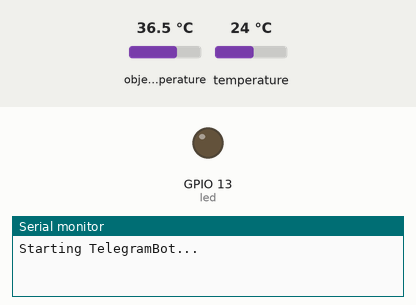
This program was run on a simulated ESP32. Shown: output pins drawn as LEDs (lit = HIGH), the last lines printed to the serial monitor. The inputs (shaded band) are chosen by the test bench; at power-on: object temperature 36.5 °C, temperature 24 °C. WiFi joins after 1.5 s; servers stay silent unless stated.

Above: at 0.1 s.
At 1.7 s:
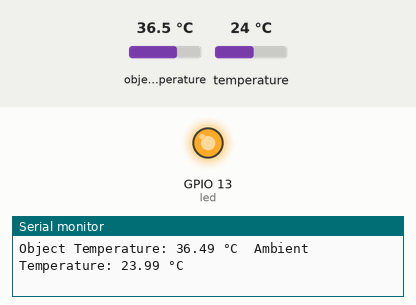
Timing chart, 0 to 3.2 s (numbered marks = the images above):
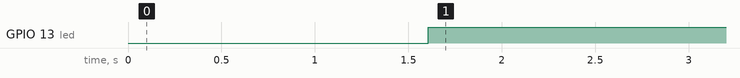

Measured:
- by itself, GPIO 13 (led): LOW → HIGH at 1.6 s

The program:

main.cpp
```cpp
#include <Arduino.h>
#include <Adafruit_MLX90614.h>
#include <SPI.h>
#include <WiFi.h> //Wifi library
#include "esp_wpa2.h" //wpa2 library for connections to Enterprise networks

#include "CTBot.h"
#include <ArduinoJson.h>

#define led 13
// int led=13;

CTBot myBot;
TBMessage msg;
// String ssid  = "YatishPhone"    ; // Enter WIFI Username
// String pass  = "12345678"; // Enter WIFI Password

String token = "____Enter yours___"   ; // Enter the token from Telegram Bor
String ssid  = "eduroam"    ; // Enter WIFI Username
String pass  = "___enter yours___"; // Enter WIFI Password
String EAP_ANONYMOUS_IDENTITY = "anonymous@uni-freiburg.de"; //anonymous@example.com, or you can use also nickname@example.com
String EAP_IDENTITY = "yy50@uni-freiburg.de";

float thresholdTemperature = 37.0;
float alertTemperature = 37.5;
Adafruit_MLX90614 mlx;
// byte mac[6];


// #define led_wifi 1

/* #define EAP_ANONYMOUS_IDENTITY "anonymous@uni-freiburg.de" //anonymous@example.com, or you can use also nickname@example.com
#define EAP_IDENTITY "yy50@uni-freiburg.de" //nickname@example.com, at some organizations should work nickname only without realm, but it is not recommended
#define EAP_PASSWORD "Yatish@1998" //password for eduroam account */

//SSID NAME
// const char* ssid = "eduroam"; // eduroam SSID

void setup(){
  Serial.begin(115200);
  pinMode(led, OUTPUT);
  // pinMode(led_wifi, OUTPUT);
/*   delay(10);
  Serial.print(F("Connecting to network: "));
  Serial.println(ssid);
  WiFi.disconnect(true);  //disconnect from WiFi to set new WiFi connection
  WiFi.mode(WIFI_STA); //init wifi mode */
  // WiFi.begin(ssid, WPA2_AUTH_PEAP, EAP_ANONYMOUS_IDENTITY, EAP_IDENTITY, EAP_PASSWORD, test_root_ca); //with CERTIFICATE

/*   WiFi.begin(ssid, WPA2_AUTH_PEAP, EAP_ANONYMOUS_IDENTITY, EAP_IDENTITY, EAP_PASSWORD); //WITHOUT CERTIFICATE - WORKING WITH EXCEPTION ON RADIUS SERVER

  while (WiFi.status() != WL_CONNECTED) {
    // digitalWrite(led_wifi, HIGH);
    // delay(250);
    Serial.print(F("."));
    // digitalWrite(led_wifi, LOW);
    delay(250);
  }
  Serial.println("");
  Serial.println(F("WiFi is connected!"));
  Serial.println(F("IP address set: "));
  Serial.println(WiFi.localIP()); //print LAN IP
  WiFi.macAddress(mac);
  Serial.print("MAC address: ");
  Serial.print(mac[0], HEX);
  Serial.print(":");
  Serial.print(mac[1], HEX);
  Serial.print(":");
  Serial.print(mac[2], HEX);
  Serial.print(":");
  Serial.print(mac[3], HEX);
  Serial.print(":");
  Serial.print(mac[4], HEX);
  Serial.print(":");
  Serial.println(mac[5], HEX); */

  Serial.println("Starting TelegramBot...");
  myBot.wifiConnect(ssid, EAP_ANONYMOUS_IDENTITY, EAP_IDENTITY, pass);
  myBot.setTelegramToken(token);
  if (myBot.testConnection()){

    Serial.println("\ntestConnection OK");
  }
  else
  {
    Serial.println("\ntestConnection NOK");
  }
  mlx.begin();
  // float newEmissivity = 1;  // New emissivity value to set
  // mlx.writeEmissivity(newEmissivity);
}


void loop(){
  // digitalWrite(led_wifi, WiFi.status() == WL_CONNECTED);

  float tempObjC = mlx.readObjectTempC();
  float tempAmbC = mlx.readAmbientTempC();

  Serial.print("Object Temperature: ");
  Serial.print(tempObjC);
  Serial.print(" °C\t");
  Serial.print("Ambient Temperature: ");
  Serial.print(tempAmbC);
  Serial.println(" °C");

  String ambient = "Ambient: " + String(tempAmbC) + "°C \n";
  String object = "Object: " + String(tempObjC) + "°C \n";
  String alert = "ALERT! Object very hot: " + String(tempObjC) + "°C \n";

  if (myBot.getNewMessage(msg)) {

    if (msg.text.equalsIgnoreCase("Ambient")) {
     myBot.sendMessage(msg.sender.id, ambient);
    }
    if (msg.text.equalsIgnoreCase("Object")) {
          myBot.sendMessage(msg.sender.id, object);
    }

  }

  if (tempObjC>thresholdTemperature){
    digitalWrite(led,LOW);

    if (tempObjC>alertTemperature){
      myBot.sendMessage(msg.sender.id, alert);
    }
  } else {
    // delay(500);
    digitalWrite(led,HIGH);
    delay(10);
  }


}
```
